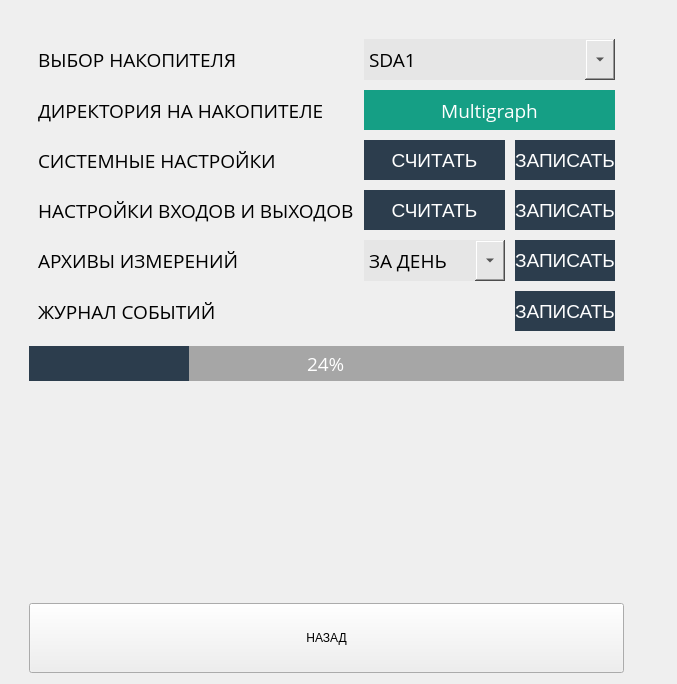
           <widget class="QWidget" name="pageExternalDrive">
            <layout class="QVBoxLayout" name="verticalLayout_21">
             <property name="leftMargin">
              <number>29</number>
             </property>
             <property name="topMargin">
              <number>30</number>
             </property>
             <property name="rightMargin">
              <number>53</number>
             </property>
             <item>
              <widget class="QFrame" name="frameExternalDrive">
               <property name="minimumSize">
                <size>
                 <width>0</width>
                 <height>0</height>
                </size>
               </property>
               <property name="frameShape">
                <enum>QFrame::NoFrame</enum>
               </property>
               <property name="frameShadow">
                <enum>QFrame::Raised</enum>
               </property>
               <layout class="QGridLayout" name="gridLayout_10">
                <property name="spacing">
                 <number>10</number>
                </property>
                <item row="5" column="0">
                 <widget class="QLabel" name="label_11">
                  <property name="font">
                   <font>
                    <family>Open Sans</family>
                    <pointsize>14</pointsize>
                   </font>
                  </property>
                  <property name="text">
                   <string>ДИРЕКТОРИЯ НА НАКОПИТЕЛЕ</string>
                  </property>
                  <property name="alignment">
                   <set>Qt::AlignLeading|Qt::AlignLeft|Qt::AlignVCenter</set>
                  </property>
                 </widget>
                </item>
                <item row="11" column="1">
                 <widget class="QComboBox" name="periodArchiveToDrive">
                  <property name="minimumSize">
                   <size>
                    <width>0</width>
                    <height>41</height>
                   </size>
                  </property>
                  <property name="maximumSize">
                   <size>
                    <width>16777215</width>
                    <height>16777215</height>
                   </size>
                  </property>
                  <property name="font">
                   <font>
                    <family>Open Sans</family>
                    <pointsize>14</pointsize>
                   </font>
                  </property>
                  <property name="styleSheet">
                   <string notr="true">QComboBox {
background-color: rgb(230, 230, 230);
color: rgb(0, 0, 0);
border-radius: 0px;
}
QComboBox::drop-down {
	width:30px;
 }</string>
                  </property>
                  <property name="currentIndex">
                   <number>0</number>
                  </property>
                  <item>
                   <property name="text">
                    <string>ЗА ДЕНЬ</string>
                   </property>
                  </item>
                  <item>
                   <property name="text">
                    <string>ЗА НЕДЕЛЮ</string>
                   </property>
                  </item>
                  <item>
                   <property name="text">
                    <string>ЗА МЕСЯЦ</string>
                   </property>
                  </item>
                  <item>
                   <property name="text">
                    <string>ЗА ГОД</string>
                   </property>
                  </item>
                 </widget>
                </item>
                <item row="5" column="1" colspan="2">
                 <widget class="QLabel" name="nameDirOnDrive">
                  <property name="minimumSize">
                   <size>
                    <width>0</width>
                    <height>40</height>
                   </size>
                  </property>
                  <property name="maximumSize">
                   <size>
                    <width>16777215</width>
                    <height>40</height>
                   </size>
                  </property>
                  <property name="font">
                   <font>
                    <family>Open Sans</family>
                    <pointsize>14</pointsize>
                   </font>
                  </property>
                  <property name="styleSheet">
                   <string notr="true">	background-color: rgb(21, 159, 133);
	color: rgb(255, 255, 255);
	border-radius: 0px;</string>
                  </property>
                  <property name="text">
                   <string>Multigraph</string>
                  </property>
                  <property name="alignment">
                   <set>Qt::AlignCenter</set>
                  </property>
                 </widget>
                </item>
                <item row="13" column="0">
                 <widget class="QLabel" name="label_15">
                  <property name="font">
                   <font>
                    <family>Open Sans</family>
                    <pointsize>14</pointsize>
                   </font>
                  </property>
                  <property name="text">
                   <string>ЖУРНАЛ СОБЫТИЙ</string>
                  </property>
                  <property name="alignment">
                   <set>Qt::AlignLeading|Qt::AlignLeft|Qt::AlignVCenter</set>
                  </property>
                 </widget>
                </item>
                <item row="10" column="0">
                 <widget class="QLabel" name="label_13">
                  <property name="font">
                   <font>
                    <family>Open Sans</family>
                    <pointsize>14</pointsize>
                   </font>
                  </property>
                  <property name="text">
                   <string>НАСТРОЙКИ ВХОДОВ И ВЫХОДОВ</string>
                  </property>
                  <property name="alignment">
                   <set>Qt::AlignLeading|Qt::AlignLeft|Qt::AlignVCenter</set>
                  </property>
                 </widget>
                </item>
                <item row="8" column="0">
                 <widget class="QLabel" name="label_12">
                  <property name="font">
                   <font>
                    <family>Open Sans</family>
                    <pointsize>14</pointsize>
                   </font>
                  </property>
                  <property name="text">
                   <string>СИСТЕМНЫЕ НАСТРОЙКИ</string>
                  </property>
                  <property name="alignment">
                   <set>Qt::AlignLeading|Qt::AlignLeft|Qt::AlignVCenter</set>
                  </property>
                 </widget>
                </item>
                <item row="3" column="0">
                 <widget class="QLabel" name="label_10">
                  <property name="font">
                   <font>
                    <family>Open Sans</family>
                    <pointsize>14</pointsize>
                   </font>
                  </property>
                  <property name="text">
                   <string>ВЫБОР НАКОПИТЕЛЯ</string>
                  </property>
                  <property name="alignment">
                   <set>Qt::AlignLeading|Qt::AlignLeft|Qt::AlignVCenter</set>
                  </property>
                 </widget>
                </item>
                <item row="13" column="2">
                 <widget class="QPushButton" name="bSaveMesToDrive">
                  <property name="sizePolicy">
                   <sizepolicy hsizetype="Preferred" vsizetype="Preferred">
                    <horstretch>0</horstretch>
                    <verstretch>0</verstretch>
                   </sizepolicy>
                  </property>
                  <property name="minimumSize">
                   <size>
                    <width>0</width>
                    <height>40</height>
                   </size>
                  </property>
                  <property name="maximumSize">
                   <size>
                    <width>16777215</width>
                    <height>70</height>
                   </size>
                  </property>
                  <property name="font">
                   <font>
                    <pointsize>14</pointsize>
                   </font>
                  </property>
                  <property name="styleSheet">
                   <string notr="true">color: rgb(255, 255, 255);
background-color: #2c3d4d;
border: 0px solid rgba(255, 255, 255, 0);</string>
                  </property>
                  <property name="text">
                   <string>ЗАПИСАТЬ</string>
                  </property>
                 </widget>
                </item>
                <item row="11" column="0">
                 <widget class="QLabel" name="label_14">
                  <property name="font">
                   <font>
                    <family>Open Sans</family>
                    <pointsize>14</pointsize>
                   </font>
                  </property>
                  <property name="text">
                   <string>АРХИВЫ ИЗМЕРЕНИЙ</string>
                  </property>
                  <property name="alignment">
                   <set>Qt::AlignLeading|Qt::AlignLeft|Qt::AlignVCenter</set>
                  </property>
                 </widget>
                </item>
                <item row="3" column="1" colspan="2">
                 <widget class="QComboBox" name="comboDrives">
                  <property name="minimumSize">
                   <size>
                    <width>0</width>
                    <height>41</height>
                   </size>
                  </property>
                  <property name="maximumSize">
                   <size>
                    <width>16777215</width>
                    <height>16777215</height>
                   </size>
                  </property>
                  <property name="font">
                   <font>
                    <family>Open Sans</family>
                    <pointsize>14</pointsize>
                   </font>
                  </property>
                  <property name="styleSheet">
                   <string notr="true">QComboBox {
background-color: rgb(230, 230, 230);
color: rgb(0, 0, 0);
border-radius: 0px;
}
QComboBox::drop-down {
	width:30px;
 }</string>
                  </property>
                  <property name="currentIndex">
                   <number>0</number>
                  </property>
                  <item>
                   <property name="text">
                    <string>SDA1</string>
                   </property>
                  </item>
                  <item>
                   <property name="text">
                    <string>SDA2</string>
                   </property>
                  </item>
                  <item>
                   <property name="text">
                    <string>SDB1</string>
                   </property>
                  </item>
                 </widget>
                </item>
                <item row="11" column="2">
                 <widget class="QPushButton" name="bSaveArchiveToDrive">
                  <property name="sizePolicy">
                   <sizepolicy hsizetype="Preferred" vsizetype="Preferred">
                    <horstretch>0</horstretch>
                    <verstretch>0</verstretch>
                   </sizepolicy>
                  </property>
                  <property name="minimumSize">
                   <size>
                    <width>0</width>
                    <height>40</height>
                   </size>
                  </property>
                  <property name="maximumSize">
                   <size>
                    <width>16777215</width>
                    <height>70</height>
                   </size>
                  </property>
                  <property name="font">
                   <font>
                    <pointsize>14</pointsize>
                   </font>
                  </property>
                  <property name="styleSheet">
                   <string notr="true">color: rgb(255, 255, 255);
background-color: #2c3d4d;
border: 0px solid rgba(255, 255, 255, 0);</string>
                  </property>
                  <property name="text">
                   <string>ЗАПИСАТЬ</string>
                  </property>
                 </widget>
                </item>
                <item row="8" column="1">
                 <widget class="QPushButton" name="bReadSysFromDrive">
                  <property name="sizePolicy">
                   <sizepolicy hsizetype="Preferred" vsizetype="Preferred">
                    <horstretch>0</horstretch>
                    <verstretch>0</verstretch>
                   </sizepolicy>
                  </property>
                  <property name="minimumSize">
                   <size>
                    <width>0</width>
                    <height>40</height>
                   </size>
                  </property>
                  <property name="maximumSize">
                   <size>
                    <width>16777215</width>
                    <height>70</height>
                   </size>
                  </property>
                  <property name="font">
                   <font>
                    <pointsize>14</pointsize>
                   </font>
                  </property>
                  <property name="styleSheet">
                   <string notr="true">color: rgb(255, 255, 255);
background-color: #2c3d4d;
border: 0px solid rgba(255, 255, 255, 0);</string>
                  </property>
                  <property name="text">
                   <string>СЧИТАТЬ</string>
                  </property>
                 </widget>
                </item>
                <item row="8" column="2">
                 <widget class="QPushButton" name="bSaveSysToDrive">
                  <property name="sizePolicy">
                   <sizepolicy hsizetype="Preferred" vsizetype="Preferred">
                    <horstretch>0</horstretch>
                    <verstretch>0</verstretch>
                   </sizepolicy>
                  </property>
                  <property name="minimumSize">
                   <size>
                    <width>0</width>
                    <height>40</height>
                   </size>
                  </property>
                  <property name="font">
                   <font>
                    <pointsize>14</pointsize>
                   </font>
                  </property>
                  <property name="styleSheet">
                   <string notr="true">color: rgb(255, 255, 255);
background-color: #2c3d4d;
border: 0px solid rgba(255, 255, 255, 0);</string>
                  </property>
                  <property name="text">
                   <string>ЗАПИСАТЬ</string>
                  </property>
                 </widget>
                </item>
                <item row="10" column="2">
                 <widget class="QPushButton" name="bSaveChanToDrive">
                  <property name="sizePolicy">
                   <sizepolicy hsizetype="Preferred" vsizetype="Preferred">
                    <horstretch>0</horstretch>
                    <verstretch>0</verstretch>
                   </sizepolicy>
                  </property>
                  <property name="minimumSize">
                   <size>
                    <width>0</width>
                    <height>40</height>
                   </size>
                  </property>
                  <property name="font">
                   <font>
                    <pointsize>14</pointsize>
                   </font>
                  </property>
                  <property name="styleSheet">
                   <string notr="true">color: rgb(255, 255, 255);
background-color: #2c3d4d;
border: 0px solid rgba(255, 255, 255, 0);</string>
                  </property>
                  <property name="text">
                   <string>ЗАПИСАТЬ</string>
                  </property>
                 </widget>
                </item>
                <item row="10" column="1">
                 <widget class="QPushButton" name="bReadChanFromDrive">
                  <property name="sizePolicy">
                   <sizepolicy hsizetype="Preferred" vsizetype="Preferred">
                    <horstretch>0</horstretch>
                    <verstretch>0</verstretch>
                   </sizepolicy>
                  </property>
                  <property name="minimumSize">
                   <size>
                    <width>0</width>
                    <height>40</height>
                   </size>
                  </property>
                  <property name="maximumSize">
                   <size>
                    <width>16777215</width>
                    <height>70</height>
                   </size>
                  </property>
                  <property name="font">
                   <font>
                    <pointsize>14</pointsize>
                   </font>
                  </property>
                  <property name="styleSheet">
                   <string notr="true">color: rgb(255, 255, 255);
background-color: #2c3d4d;
border: 0px solid rgba(255, 255, 255, 0);</string>
                  </property>
                  <property name="text">
                   <string>СЧИТАТЬ</string>
                  </property>
                 </widget>
                </item>
               </layout>
              </widget>
             </item>
             <item>
              <widget class="QProgressBar" name="progressBarLoadFiles">
               <property name="minimumSize">
                <size>
                 <width>34</width>
                 <height>0</height>
                </size>
               </property>
               <property name="font">
                <font>
                 <family>Open Sans</family>
                 <pointsize>14</pointsize>
                </font>
               </property>
               <property name="styleSheet">
                <string notr="true">QProgressBar {
background-color: rgb(166, 166, 166);
text-align: center;
color:rgb(255, 255, 255);
border-radius:0px;
}

QProgressBar::chunk {
background-color: #2c3d4d;
     width: 20px;
 }</string>
               </property>
               <property name="value">
                <number>24</number>
               </property>
              </widget>
             </item>
             <item>
              <spacer name="verticalSpacer_18">
               <property name="orientation">
                <enum>Qt::Vertical</enum>
               </property>
               <property name="sizeHint" stdset="0">
                <size>
                 <width>20</width>
                 <height>108</height>
                </size>
               </property>
              </spacer>
             </item>
             <item>
              <spacer name="verticalSpacer_17">
               <property name="orientation">
                <enum>Qt::Vertical</enum>
               </property>
               <property name="sizeHint" stdset="0">
                <size>
                 <width>20</width>
                 <height>108</height>
                </size>
               </property>
              </spacer>
             </item>
             <item>
              <widget class="wButtonStyled" name="bBackExternalDrive">
               <property name="sizePolicy">
                <sizepolicy hsizetype="Preferred" vsizetype="Preferred">
                 <horstretch>0</horstretch>
                 <verstretch>0</verstretch>
                </sizepolicy>
               </property>
               <property name="minimumSize">
                <size>
                 <width>0</width>
                 <height>70</height>
                </size>
               </property>
               <property name="text">
                <string>НАЗАД</string>
               </property>
              </widget>
             </item>
            </layout>
           </widget>
